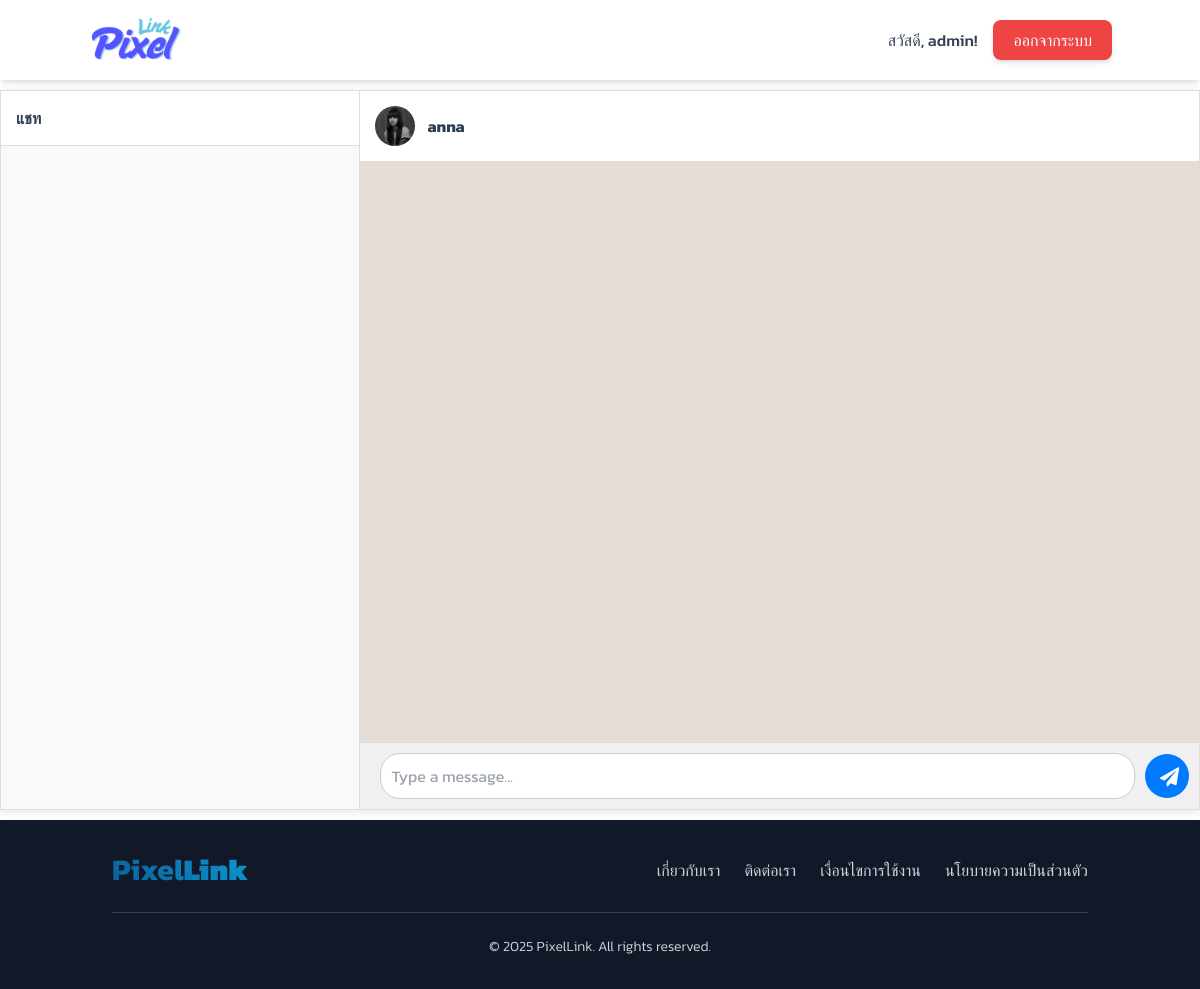
/messages.php?to_user=4 (signed in), run on the app's committed database.
### tables this page shows
CREATE TABLE `profiles` (
  `profile_id` int(11) NOT NULL,
  `user_id` int(11) NOT NULL,
  `address` text DEFAULT NULL,
  `company_name` varchar(255) DEFAULT NULL,
  `bio` text DEFAULT NULL,
  `skills` text DEFAULT NULL,
  `profile_picture_url` varchar(255) DEFAULT NULL,
  `facebook_url` varchar(255) DEFAULT NULL,
  `instagram_url` varchar(255) DEFAULT NULL,
  `tiktok_url` varchar(255) DEFAULT NULL,
  `payment_qr_code_url` varchar(255) DEFAULT NULL,
  `bank_name` varchar(100) DEFAULT NULL,
  `account_number` varchar(50) DEFAULT NULL
);

CREATE TABLE `users` (
  `user_id` int(11) NOT NULL,
  `username` varchar(50) NOT NULL,
  `password` varchar(255) NOT NULL,
  `email` varchar(100) NOT NULL,
  `first_name` varchar(100) NOT NULL,
  `last_name` varchar(100) NOT NULL,
  `phone_number` varchar(20) NOT NULL,
  `user_type` enum('admin','designer','client') NOT NULL,
  `registration_date` timestamp NOT NULL DEFAULT current_timestamp(),
  `is_approved` tinyint(1) DEFAULT 0,
  `last_activity` datetime DEFAULT NULL,
  `is_active` tinyint(1) DEFAULT 1,
  `is_verified` tinyint(1) NOT NULL DEFAULT 0 COMMENT '0=Not Verified, 1=Verified',
  `last_login` timestamp NULL DEFAULT NULL
);

### messages.php (the view, shortened to what this page needs)
<?php
require_once 'connect.php';
require_once 'includes/header.php';
$to_user_id = isset($_GET['to_user']) ? (int)$_GET['to_user'] : 0;
$to_user_info = null;
if ($to_user_id > 0) {
    $stmt = $conn->prepare("
        SELECT u.user_id, u.username, u.user_type, p.profile_picture_url
        FROM users u
        LEFT JOIN profiles p ON u.user_id = p.user_id
        WHERE u.user_id = ?
    ");
    $stmt->bind_param("i", $to_user_id);
    $stmt->execute();
    $result = $stmt->get_result();
    if ($result->num_rows > 0) {
        $to_user_info = $result->fetch_assoc();
    }
}
$loggedInUserName = $_SESSION['full_name'] ?? $_SESSION['username'] ?? 'Designer';
if (isset($_SESSION['user_id'])) {
    $loggedInUserName = $_SESSION['username'] ?? $_SESSION['full_name'] ?? '';
}
?>
<!DOCTYPE html>
<html lang="en">
<head>
    <link rel="stylesheet" href="https://cdnjs.cloudflare.com/ajax/libs/font-awesome/5.15.3/css/all.min.css">
</head>
<body>
    <nav class="bg-white/80 backdrop-blur-sm p-4 shadow-md sticky top-0 z-50">
        <div class="container mx-auto flex justify-between items-center">
            <a href="client/main.php">
                <img src="dist/img/logo.png" alt="PixelLink Logo" class="h-12 transition-transform hover:scale-105">
            </a>
            <div class="space-x-4 flex items-center">
                <span class="font-medium text-slate-700">สวัสดี, <?= htmlspecialchars($loggedInUserName) ?>!</span>
                <a href="logout.php" class="btn-danger text-white px-5 py-2 rounded-lg font-medium shadow-md">ออกจากระบบ</a>
            </div>
        </div>
    </nav>
    <div class="chat-container">
        <div class="user-list-container">
            <div class="user-list-header">แชท</div>
            <div id="user-list"></div>
        </div>
        <div class="chat-area">
            <?php if ($to_user_info): ?>
                <div id="chat-header">
                    <?php
                    $chat_partner_pic = 'dist/img/user8.jpg';
                    $raw_pic_path = $to_user_info['profile_picture_url'] ?? '';
                    if (!empty($raw_pic_path)) {
                        $correct_path = ltrim($raw_pic_path, '/');
                        if (file_exists($correct_path)) {
                            $chat_partner_pic = htmlspecialchars($correct_path);
                        }
                    }
                    ?>
                    <img src="<?= $chat_partner_pic; ?>" alt="User Avatar">
                    <strong><?php echo htmlspecialchars($to_user_info['username']); ?></strong>
                </div>
                <div id="chat-box"></div>
                <div id="chat-input">
                    <textarea id="message-input" placeholder="Type a message..." rows="1"></textarea>
                    <button id="send-btn"><i class="fas fa-paper-plane"></i></button>
                </div>
            <?php else: ?>
                <div class="no-chat-selected">
                    เลือกแชทเพื่อเริ่มสนทนา
                </div>
            <?php endif; ?>
        </div>
    </div>
    <?php include 'includes/footer.php'; ?>
</body>
</html>

### includes/header.php (style rules this page uses)
* { font-family: 'Kanit', sans-serif; font-style: normal; font-weight: 400; }
body { background: linear-gradient(135deg, #f0f4f8 0%, #e8edf3 100%); color: #2c3e50; overflow-x: hidden; }
.btn-danger { background-color: #ef4444; color: white; transition: all 0.3s ease; box-shadow: 0 4px 15px rgba(239, 68, 68, 0.3); }

### messages.php (style rules this page uses)
* { font-family: 'Kanit', sans-serif; font-style: normal; font-weight: 400; }
.chat-container { display: flex; height: calc(100vh - 80px); border: 1px solid #ddd; max-width: 1200px; margin: 10px auto; background-color: #fff; box-shadow: 0 2px 10px rgba(0, 0, 0, 0.1); }
.user-list-container { width: 30%; border-right: 1px solid #ddd; display: flex; flex-direction: column; background-color: #f9f9f9; }
.user-list-header { padding: 15px; font-weight: bold; border-bottom: 1px solid #ddd; background-color: #fff; }
#user-list { overflow-y: auto; flex-grow: 1; }
.chat-area { width: 70%; display: flex; flex-direction: column; }
#chat-header { padding: 15px; border-bottom: 1px solid #ddd; display: flex; align-items: center; }
#chat-header img { width: 40px; height: 40px; border-radius: 50%; margin-right: 12px; object-fit: cover; }
#chat-box { flex-grow: 1; padding: 20px; overflow-y: auto; background-color: #e5ddd5; }
#chat-input { display: flex; padding: 10px; border-top: 1px solid #ddd; background-color: #f0f0f0; align-items: center; }
#message-input { flex-grow: 1; padding: 10px; border: 1px solid #ccc; border-radius: 20px; margin: 0 10px; resize: none; }
#send-btn, #offer-btn { padding: 10px 15px; border: none; background-color: #007bff; color: white; border-radius: 50%; cursor: pointer; font-size: 1.2rem; width: 44px; height: 44px; flex-shrink: 0; }
body { background-image: url('dist/img/cover.png'); background-size: cover; background-attachment: fixed; background-position: center; color: #2c3e50; overflow-x: hidden; }
.btn-danger { background-color: #ef4444; color: white; transition: all 0.3s ease; box-shadow: 0 4px 15px rgba(239, 68, 68, 0.3); }

### data on the page
profiles: profile_picture_url (picture), user.username "anna"

### other printed values
$loggedInUserName "admin"
